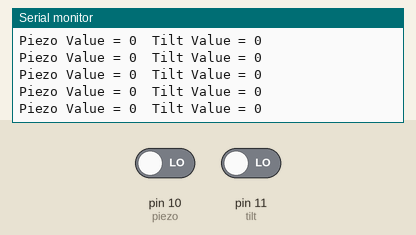
Simulated run of this sketch. Board: Arduino Uno, built with avr-gcc and run on an emulated ATmega328P. Parts: the last lines printed to the serial monitor. The test bench sets the inputs (shaded band); at power-on: pin 10 (piezo) LOW, pin 11 (tilt) LOW.

Above: at 1.2 s.
1.3 s: pin 10 (piezo) driven HIGH
At 1.9 s:
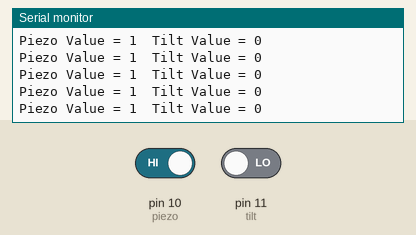
4.3 s: pin 11 (tilt) driven HIGH
At 5.0 s:
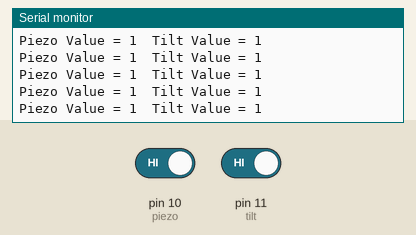
7.3 s: pin 10 (piezo) driven LOW
At 8.3 s:
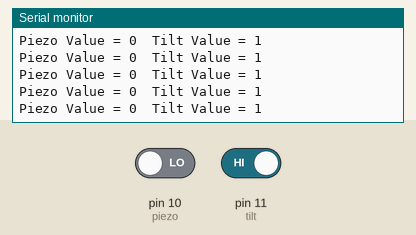

Measured:
- after the input at 1.3 s, the serial monitor: prints a new line after 0.10 s (image 1)
- after the input at 4.3 s, the serial monitor: prints a new line after 0.09 s (image 2)
- after the input at 7.3 s, the serial monitor: prints a new line after 0.09 s (image 3)

The sketch:

Tilt_Piezo_Sensor_Serial_Monitor.ino
```cpp
int piezo = 10;
int tilt = 11;
int piezo_val;
int tilt_val;
void setup() {
  pinMode(piezo, INPUT);
  pinMode(tilt, INPUT);
  Serial.begin(9600);

}

void loop() {
  piezo_val = digitalRead(piezo);
  tilt_val = digitalRead(tilt);
  Serial.print("Piezo Value = ");
  Serial.print(piezo_val);
  Serial.print('\t');
  Serial.print("Tilt Value = ");
  Serial.println(tilt_val);


}
```
